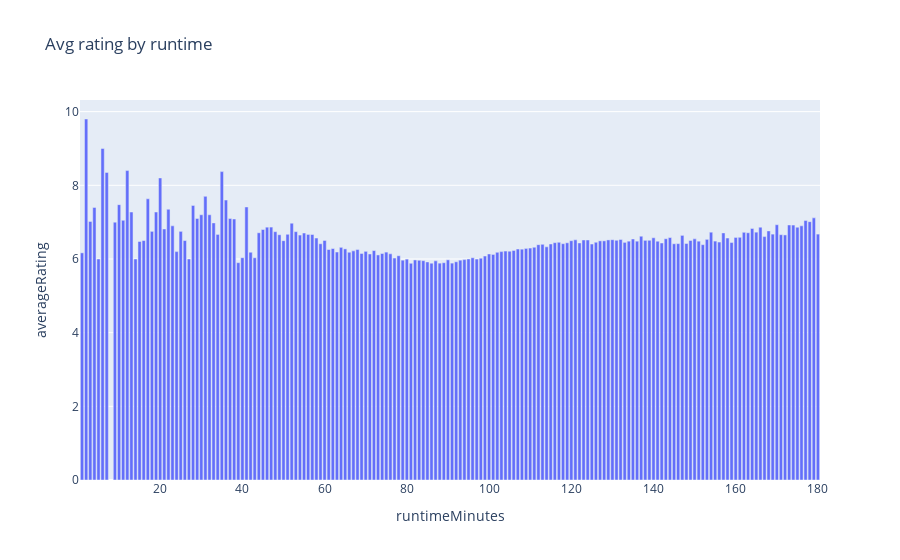

Notebook code cell kept with this figure:
### Code cell
fig = px.bar(avg_rating_by_runtime, x="runtimeMinutes", y="averageRating", title='Avg rating by runtime')
fig.show()

### Figure 1 — Plotly figure (JSON) as saved in the notebook; plotly's stock layout.template omitted (floating-point values rounded to 4 significant figures; data arrays with more than 128 entries replaced by an {"elided": "..."} marker saying what was removed)
{"data": [{"alignmentgroup": "True", "hovertemplate": "runtimeMinutes=%{x}<br>averageRating=%{y}<extra></extra>", "legendgroup": "", "marker": {"color": "#636efa", "pattern": {"shape": ""}}, "name": "", "offsetgroup": "", "orientation": "v", "showlegend": false, "textposition": "auto", "type": "bar", "x": {"elided": "180 int values"}, "xaxis": "x", "y": {"elided": "180 float values"}, "yaxis": "y"}], "layout": {"barmode": "relative", "legend": {"tracegroupgap": 0}, "title": {"text": "Avg rating by runtime"}, "xaxis": {"anchor": "y", "domain": [0, 1], "title": {"text": "runtimeMinutes"}}, "yaxis": {"anchor": "x", "domain": [0, 1], "title": {"text": "averageRating"}}}}
